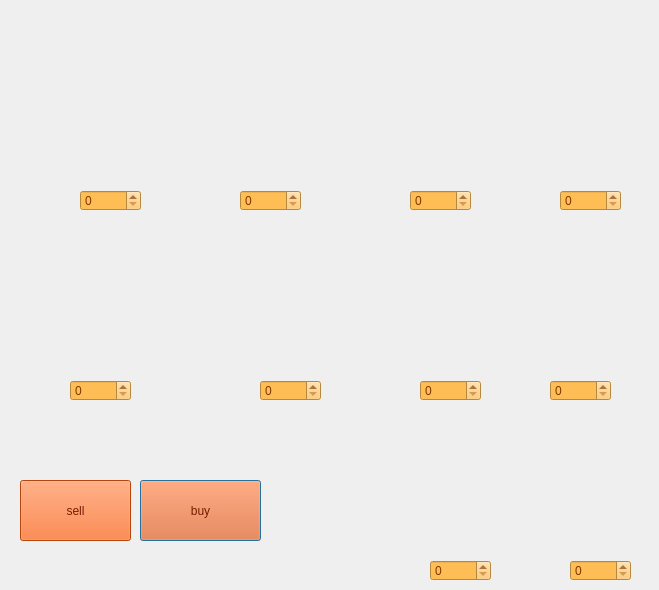
<?xml version="1.0" encoding="UTF-8"?>
<ui version="4.0">
 <class>store</class>
 <widget class="QDialog" name="store">
  <property name="geometry">
   <rect>
    <x>0</x>
    <y>0</y>
    <width>659</width>
    <height>590</height>
   </rect>
  </property>
  <property name="windowTitle">
   <string>Store</string>
  </property>
  <widget class="QLabel" name="label">
   <property name="geometry">
    <rect>
     <x>0</x>
     <y>0</y>
     <width>661</width>
     <height>991</height>
    </rect>
   </property>
   <property name="text">
    <string/>
   </property>
   <property name="pixmap">
    <pixmap resource="game_recources.qrc">:/game_backgrounds/pics_project/shelf.png</pixmap>
   </property>
   <property name="scaledContents">
    <bool>true</bool>
   </property>
  </widget>
  <widget class="QPushButton" name="pushButton_2">
   <property name="geometry">
    <rect>
     <x>140</x>
     <y>480</y>
     <width>121</width>
     <height>61</height>
    </rect>
   </property>
   <property name="cursor">
    <cursorShape>PointingHandCursor</cursorShape>
   </property>
   <property name="styleSheet">
    <string notr="true">background-color: rgb(255, 95, 15);
color: rgb(117, 29, 0);
font: 75 16pt &quot;MS Shell Dlg 2&quot;;</string>
   </property>
   <property name="text">
    <string>buy</string>
   </property>
  </widget>
  <widget class="QPushButton" name="pushButton_3">
   <property name="geometry">
    <rect>
     <x>20</x>
     <y>480</y>
     <width>111</width>
     <height>61</height>
    </rect>
   </property>
   <property name="cursor">
    <cursorShape>PointingHandCursor</cursorShape>
   </property>
   <property name="styleSheet">
    <string notr="true">background-color: rgb(255, 95, 15);
color: rgb(117, 29, 0);
font: 75 16pt &quot;MS Shell Dlg 2&quot;;</string>
   </property>
   <property name="text">
    <string>sell</string>
   </property>
  </widget>
  <widget class="QLabel" name="label_2">
   <property name="geometry">
    <rect>
     <x>530</x>
     <y>400</y>
     <width>151</width>
     <height>151</height>
    </rect>
   </property>
   <property name="cursor">
    <cursorShape>WhatsThisCursor</cursorShape>
   </property>
   <property name="toolTip">
    <string>&lt;html&gt;&lt;head/&gt;&lt;body&gt;&lt;p&gt;Wheat&lt;/p&gt;&lt;/body&gt;&lt;/html&gt;</string>
   </property>
   <property name="text">
    <string/>
   </property>
   <property name="pixmap">
    <pixmap resource="game_recources.qrc">:/game_backgrounds/pics_project/store_wheat.png</pixmap>
   </property>
   <property name="scaledContents">
    <bool>true</bool>
   </property>
  </widget>
  <widget class="QLabel" name="label_7">
   <property name="geometry">
    <rect>
     <x>10</x>
     <y>0</y>
     <width>181</width>
     <height>191</height>
    </rect>
   </property>
   <property name="cursor">
    <cursorShape>WhatsThisCursor</cursorShape>
   </property>
   <property name="toolTip">
    <string>&lt;html&gt;&lt;head/&gt;&lt;body&gt;&lt;p&gt;Cow&lt;/p&gt;&lt;/body&gt;&lt;/html&gt;</string>
   </property>
   <property name="text">
    <string/>
   </property>
   <property name="pixmap">
    <pixmap resource="game_recources.qrc">:/game_backgrounds/pics_project/store_cow.png</pixmap>
   </property>
   <property name="scaledContents">
    <bool>true</bool>
   </property>
  </widget>
  <widget class="QLabel" name="label_8">
   <property name="geometry">
    <rect>
     <x>40</x>
     <y>240</y>
     <width>131</width>
     <height>141</height>
    </rect>
   </property>
   <property name="cursor">
    <cursorShape>WhatsThisCursor</cursorShape>
   </property>
   <property name="toolTip">
    <string>&lt;html&gt;&lt;head/&gt;&lt;body&gt;&lt;p&gt;Hen&lt;/p&gt;&lt;/body&gt;&lt;/html&gt;</string>
   </property>
   <property name="text">
    <string/>
   </property>
   <property name="pixmap">
    <pixmap resource="game_recources.qrc">:/game_backgrounds/pics_project/store_hen.png</pixmap>
   </property>
   <property name="scaledContents">
    <bool>true</bool>
   </property>
  </widget>
  <widget class="QLabel" name="label_9">
   <property name="geometry">
    <rect>
     <x>210</x>
     <y>70</y>
     <width>111</width>
     <height>121</height>
    </rect>
   </property>
   <property name="cursor">
    <cursorShape>WhatsThisCursor</cursorShape>
   </property>
   <property name="toolTip">
    <string>&lt;html&gt;&lt;head/&gt;&lt;body&gt;&lt;p&gt;Milk&lt;/p&gt;&lt;/body&gt;&lt;/html&gt;</string>
   </property>
   <property name="text">
    <string/>
   </property>
   <property name="pixmap">
    <pixmap resource="game_recources.qrc">:/game_backgrounds/pics_project/store_milk.png</pixmap>
   </property>
   <property name="scaledContents">
    <bool>true</bool>
   </property>
  </widget>
  <widget class="QLabel" name="label_10">
   <property name="geometry">
    <rect>
     <x>370</x>
     <y>240</y>
     <width>111</width>
     <height>131</height>
    </rect>
   </property>
   <property name="cursor">
    <cursorShape>WhatsThisCursor</cursorShape>
   </property>
   <property name="toolTip">
    <string>&lt;html&gt;&lt;head/&gt;&lt;body&gt;&lt;p&gt;&lt;span style=&quot; font-family:'roboto','arial','sans-serif'; font-size:13px; color:#000000; background-color:#ffffff;&quot;&gt;Shovel&lt;/span&gt;&lt;/p&gt;&lt;/body&gt;&lt;/html&gt;</string>
   </property>
   <property name="text">
    <string/>
   </property>
   <property name="pixmap">
    <pixmap resource="game_recources.qrc">:/game_backgrounds/pics_project/shovel.png</pixmap>
   </property>
   <property name="scaledContents">
    <bool>true</bool>
   </property>
  </widget>
  <widget class="QLabel" name="label_11">
   <property name="geometry">
    <rect>
     <x>540</x>
     <y>100</y>
     <width>91</width>
     <height>101</height>
    </rect>
   </property>
   <property name="cursor">
    <cursorShape>WhatsThisCursor</cursorShape>
   </property>
   <property name="toolTip">
    <string>&lt;html&gt;&lt;head/&gt;&lt;body&gt;&lt;p&gt;Wool&lt;/p&gt;&lt;/body&gt;&lt;/html&gt;</string>
   </property>
   <property name="text">
    <string/>
   </property>
   <property name="pixmap">
    <pixmap resource="game_recources.qrc">:/game_backgrounds/pics_project/wool.png</pixmap>
   </property>
   <property name="scaledContents">
    <bool>true</bool>
   </property>
  </widget>
  <widget class="QLabel" name="label_12">
   <property name="geometry">
    <rect>
     <x>350</x>
     <y>40</y>
     <width>161</width>
     <height>151</height>
    </rect>
   </property>
   <property name="cursor">
    <cursorShape>WhatsThisCursor</cursorShape>
   </property>
   <property name="toolTip">
    <string>&lt;html&gt;&lt;head/&gt;&lt;body&gt;&lt;p&gt;Sheep&lt;/p&gt;&lt;/body&gt;&lt;/html&gt;</string>
   </property>
   <property name="text">
    <string/>
   </property>
   <property name="pixmap">
    <pixmap resource="game_recources.qrc">:/game_backgrounds/pics_project/store_sheep.png</pixmap>
   </property>
   <property name="scaledContents">
    <bool>true</bool>
   </property>
  </widget>
  <widget class="QLabel" name="label_13">
   <property name="geometry">
    <rect>
     <x>250</x>
     <y>280</y>
     <width>71</width>
     <height>101</height>
    </rect>
   </property>
   <property name="cursor">
    <cursorShape>WhatsThisCursor</cursorShape>
   </property>
   <property name="toolTip">
    <string>&lt;html&gt;&lt;head/&gt;&lt;body&gt;&lt;p&gt;Egg&lt;/p&gt;&lt;/body&gt;&lt;/html&gt;</string>
   </property>
   <property name="text">
    <string/>
   </property>
   <property name="pixmap">
    <pixmap resource="game_recources.qrc">:/game_backgrounds/pics_project/egg.png</pixmap>
   </property>
   <property name="scaledContents">
    <bool>true</bool>
   </property>
  </widget>
  <widget class="QLabel" name="label_3">
   <property name="geometry">
    <rect>
     <x>410</x>
     <y>420</y>
     <width>101</width>
     <height>131</height>
    </rect>
   </property>
   <property name="cursor">
    <cursorShape>WhatsThisCursor</cursorShape>
   </property>
   <property name="toolTip">
    <string>&lt;html&gt;&lt;head/&gt;&lt;body&gt;&lt;p&gt;Alfalfa&lt;/p&gt;&lt;/body&gt;&lt;/html&gt;</string>
   </property>
   <property name="text">
    <string/>
   </property>
   <property name="pixmap">
    <pixmap resource="game_recources.qrc">:/game_backgrounds/pics_project/Tea_plant.png</pixmap>
   </property>
   <property name="scaledContents">
    <bool>true</bool>
   </property>
  </widget>
  <widget class="QLabel" name="label_14">
   <property name="geometry">
    <rect>
     <x>560</x>
     <y>300</y>
     <width>41</width>
     <height>71</height>
    </rect>
   </property>
   <property name="cursor">
    <cursorShape>WhatsThisCursor</cursorShape>
   </property>
   <property name="toolTip">
    <string>&lt;html&gt;&lt;head/&gt;&lt;body&gt;&lt;p&gt;Nail&lt;/p&gt;&lt;/body&gt;&lt;/html&gt;</string>
   </property>
   <property name="text">
    <string/>
   </property>
   <property name="pixmap">
    <pixmap resource="game_recources.qrc">:/game_backgrounds/pics_project/nail.png</pixmap>
   </property>
   <property name="scaledContents">
    <bool>true</bool>
   </property>
  </widget>
  <widget class="QSpinBox" name="spinBox">
   <property name="geometry">
    <rect>
     <x>430</x>
     <y>560</y>
     <width>61</width>
     <height>21</height>
    </rect>
   </property>
   <property name="styleSheet">
    <string notr="true">color: rgb(127, 53, 0);
background-color: rgb(255, 190, 85);</string>
   </property>
  </widget>
  <widget class="QSpinBox" name="spinBox_2">
   <property name="geometry">
    <rect>
     <x>570</x>
     <y>560</y>
     <width>61</width>
     <height>21</height>
    </rect>
   </property>
   <property name="styleSheet">
    <string notr="true">color: rgb(127, 53, 0);
background-color: rgb(255, 190, 85);</string>
   </property>
  </widget>
  <widget class="QSpinBox" name="spinBox_3">
   <property name="geometry">
    <rect>
     <x>550</x>
     <y>380</y>
     <width>61</width>
     <height>21</height>
    </rect>
   </property>
   <property name="styleSheet">
    <string notr="true">color: rgb(127, 53, 0);
background-color: rgb(255, 190, 85);</string>
   </property>
  </widget>
  <widget class="QSpinBox" name="spinBox_4">
   <property name="geometry">
    <rect>
     <x>420</x>
     <y>380</y>
     <width>61</width>
     <height>21</height>
    </rect>
   </property>
   <property name="styleSheet">
    <string notr="true">color: rgb(127, 53, 0);
background-color: rgb(255, 190, 85);</string>
   </property>
  </widget>
  <widget class="QSpinBox" name="spinBox_5">
   <property name="geometry">
    <rect>
     <x>260</x>
     <y>380</y>
     <width>61</width>
     <height>21</height>
    </rect>
   </property>
   <property name="styleSheet">
    <string notr="true">color: rgb(127, 53, 0);
background-color: rgb(255, 190, 85);</string>
   </property>
  </widget>
  <widget class="QSpinBox" name="spinBox_6">
   <property name="geometry">
    <rect>
     <x>70</x>
     <y>380</y>
     <width>61</width>
     <height>21</height>
    </rect>
   </property>
   <property name="styleSheet">
    <string notr="true">color: rgb(127, 53, 0);
background-color: rgb(255, 190, 85);</string>
   </property>
  </widget>
  <widget class="QSpinBox" name="spinBox_7">
   <property name="geometry">
    <rect>
     <x>80</x>
     <y>190</y>
     <width>61</width>
     <height>21</height>
    </rect>
   </property>
   <property name="styleSheet">
    <string notr="true">color: rgb(127, 53, 0);
background-color: rgb(255, 190, 85);</string>
   </property>
  </widget>
  <widget class="QSpinBox" name="spinBox_8">
   <property name="geometry">
    <rect>
     <x>240</x>
     <y>190</y>
     <width>61</width>
     <height>21</height>
    </rect>
   </property>
   <property name="styleSheet">
    <string notr="true">color: rgb(127, 53, 0);
background-color: rgb(255, 190, 85);</string>
   </property>
  </widget>
  <widget class="QSpinBox" name="spinBox_9">
   <property name="geometry">
    <rect>
     <x>410</x>
     <y>190</y>
     <width>61</width>
     <height>21</height>
    </rect>
   </property>
   <property name="styleSheet">
    <string notr="true">color: rgb(127, 53, 0);
background-color: rgb(255, 190, 85);</string>
   </property>
  </widget>
  <widget class="QSpinBox" name="spinBox_10">
   <property name="geometry">
    <rect>
     <x>560</x>
     <y>190</y>
     <width>61</width>
     <height>21</height>
    </rect>
   </property>
   <property name="styleSheet">
    <string notr="true">color: rgb(127, 53, 0);
background-color: rgb(255, 190, 85);</string>
   </property>
  </widget>
 </widget>
 <resources>
  <include location="game_recources.qrc"/>
 </resources>
 <connections/>
</ui>
